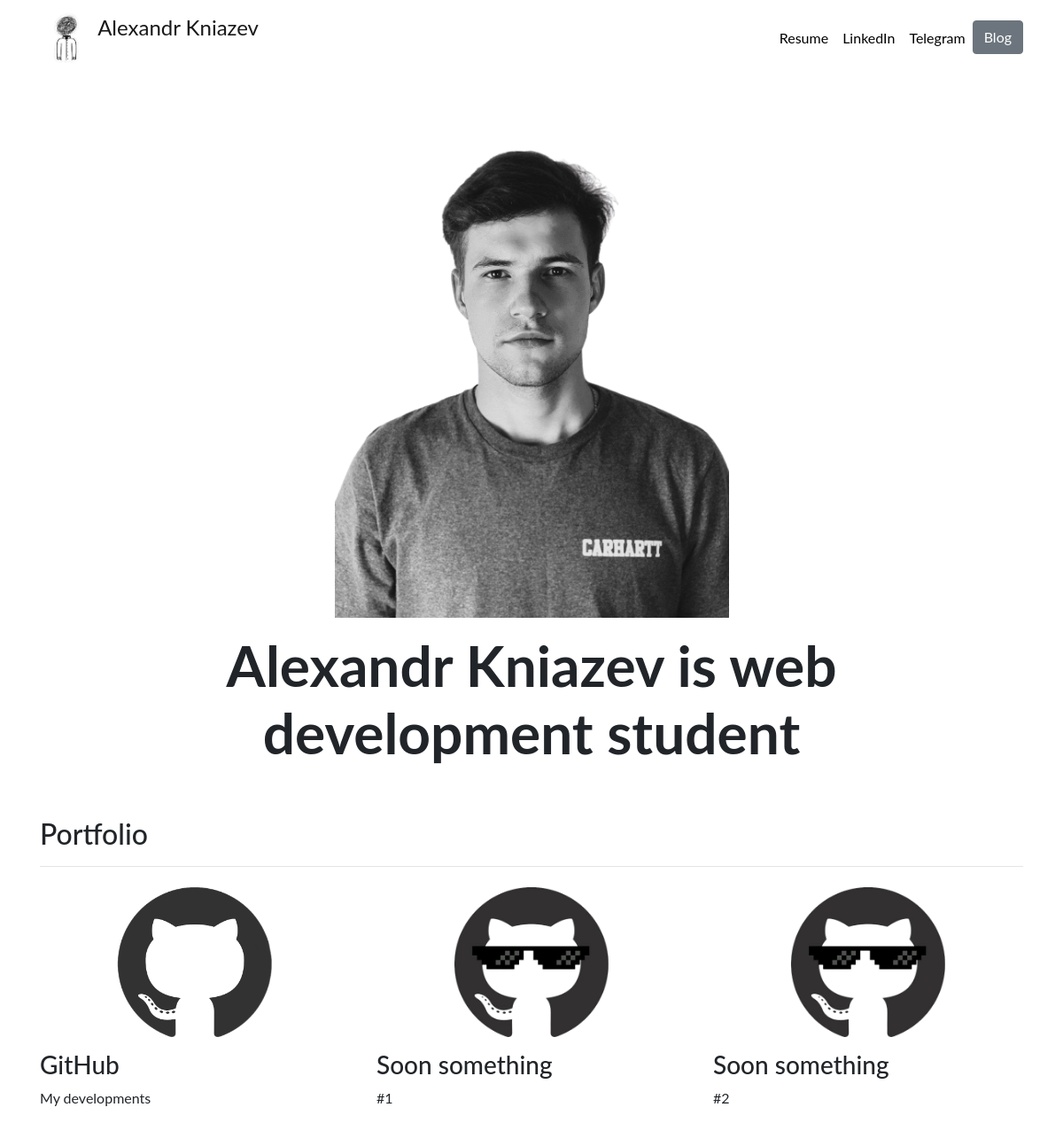
The page / on the database its author committed.
### portfolio/models.py (models this page shows, shortened)
class Project(models.Model):
    title = models.CharField(max_length=100)
    description = models.CharField(max_length=250)
    image = models.ImageField(upload_to='portfolio/images/')
    url = models.URLField(blank=True)

### portfolio/views.py (the view)
# urls.py: 2. Add a URL to urlpatterns:  path('', views.home, name='home')
def home(request):
    projects = Project.objects.all()
    return render(request, 'portfolio/home.html', {'projects': projects})

### portfolio/templates/portfolio/home.html
{% extends "portfolio/base.html" %}
{% load static %}
{% block content %}
<div class="row justify-content-center my-3">
  <div class="col-5">
    <img src="{% static 'portfolio/fotoprof.png' %}" class="img-fluid">
  </div>
</div>
<div class="row justify-content-center mb-3">
  <div class="col-md-9 text-center">
    <h1 id="hometext" class="font-weight-bold">Alexandr Kniazev is web development student </h1>
  </div>
</div>
<h2 class="mt-5">Portfolio</h2>
<hr>
<div class="row">
  {% for project in projects %}
  <div class="col-lg-4 col-md-6">
    {% if project.url %}
    <a href="{{ project.url }}">
      <img src="{{ project.image.url }}" class="img-fluid mb-2">
    </a>
    {% else %}
    <img src="{{ project.image.url }}" class="img-fluid mb-2">
    {% endif %}
    <h3>{{ project.title }}</h3>
    <p>{{ project.description }}</p>
  </div>
  {% endfor %}
</div>
{% endblock %}

### portfolio/templates/portfolio/base.html (shortened to what this page needs)
{% load static %}
<!doctype html>
<html lang="en">
<head>
  <link rel="stylesheet" href="https://stackpath.bootstrapcdn.com/bootstrap/4.4.1/css/bootstrap.min.css">
  <link rel="stylesheet" href="{% static "portfolio/custom.css" %}">
</head>
<body>
  <nav id="topNav" class="navbar navbar-expand-md navbar-light">
    <div class="container">
      <a class="navbar-brand" href="{% url 'home' %}">
        <img src="{% static "portfolio/chaos.png" %}" width="60" height="60" class="d-inline-block align-top" alt="Alex's Logo">
        <big><span>Alexandr Kniazev</span></big>
      </a>
      <div class="collapse navbar-collapse text-center" id="navbarNav">
        <ul class="navbar-nav ml-auto">
          <li class="nav-item">
            <a class="nav-link" href="{% static "portfolio/resume.pdf" %}">Resume</a>
          </li>
          <li class="nav-item">
            <a class="nav-link" href="https://www.linkedin.com/in/aleksandr-kniazev-a7188a200/" target="_blank">LinkedIn</a>
          </li>
          <li class="nav-item">
            <a class="nav-link" href="https://t.me/sashaknjazev" target="_blank">Telegram</a>
          </li>
          <li>
            <a role="button" href="{% url 'blog:all_blogs' %}" class="btn btn-secondary">Blog</a>
          </li>
        </ul>
      </div>
    </div>
  </nav>
  <div class="container">
    {% block content %}{% endblock %}
  </div>
</body>
</html>

### portfolio/static/portfolio/custom.css (style rules this page uses)
.navbar-nav .nav-link { color: rgba(0,0,0,1) !important; }
body { font-family: 'Lato', sans-serif; }
@media (min-width: 992px) { #hometext { font-size: 4rem; } }

### rows shown on the page
Project: image (picture), title "GitHub", description "My developments"
Project: image (picture), title "Soon something", description "#1"
Project: image (picture), title "Soon something", description "#2"
